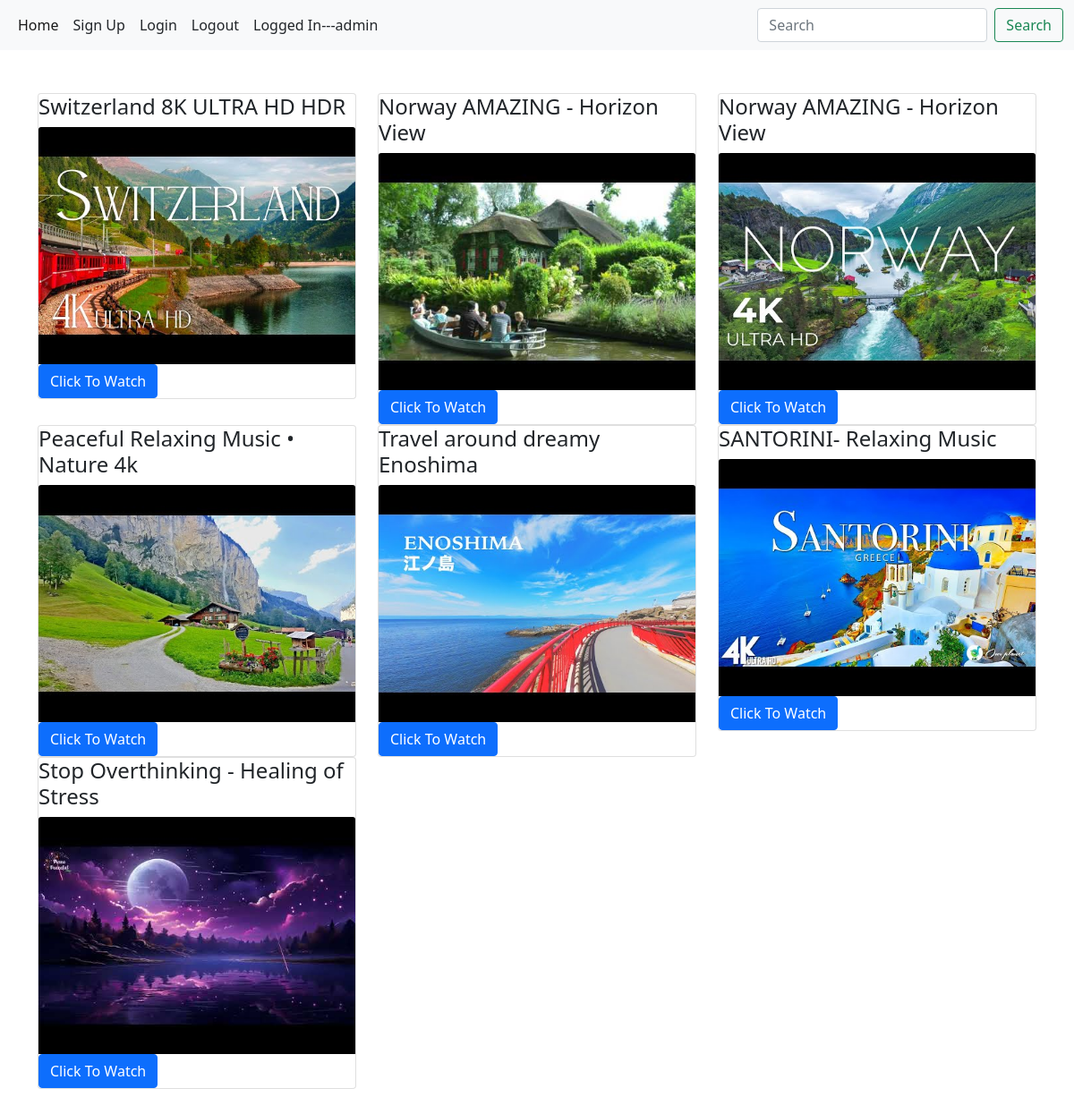
The app's page / (signed in) with its own data.
### streaming/models.py (models this page shows, shortened)
class Item(models.Model):
    name = models.CharField(max_length=100, blank=True,null=True)
    video = EmbedVideoField()
    thumbnail = models.ImageField(upload_to='thumbnail',blank=True,null=True)

### streaming/views.py (the view)
# urls.py: path('',views.home,name='home'),
@login_required
def home(request):
    data = Item.objects.all()
    context={
        'data':data,
    }
    return render(request,'video.html',context)

### templates/video.html
{% extends 'base.html' %}
{% load embed_video_tags %}
{% block content %}
<div class="py-5">
  <div class="container">
    <div class="row hidden-md-up">
      {% for i in data %}
      <div class="col-md-4">
        <div class="card">
          <div class="card-block">
            <h4 class="card-title">{{i.name}}</h4>
            <a href="{% url 'watch' i.id %}"><img src="/media/{{i.thumbnail}}" class="card-img-top" alt="..."></a>
            <a href="{% url 'watch' i.id %}" class="btn btn-primary">Click To Watch</a>
          </div>
        </div>
      </div>
      {% endfor %}
    </div>
  </div>
</div>
{% endblock %}

### templates/base.html (shortened to what this page needs)
<!doctype html>
<html lang="en">
  <head>
    <link href="https://cdn.jsdelivr.net/npm/bootstrap@5.0.2/dist/css/bootstrap.min.css" rel="stylesheet">
  </head>
  <body>
    <nav class="navbar navbar-expand-lg navbar-light bg-light">
      <div class="container-fluid">
        <div class="collapse navbar-collapse" id="navbarSupportedContent">
          <ul class="navbar-nav me-auto mb-2 mb-lg-0">
            <li class="nav-item">
              <a class="nav-link active" aria-current="page" href="{% url 'home' %}">Home</a>
            </li>
            <li class="nav-item">
              <a class="nav-link text-dark" href="{% url 'user_registration' %}">Sign Up</a>
            </li>
            <li class="nav-item">
              <a class="nav-link text-dark" href="{% url 'user_login' %}">Login</a>
            </li>
            <li class="nav-item">
              <a class="nav-link text-dark" href="{% url 'user_logout' %}">Logout</a>
            </li>
            <li class="nav-item">
              <a class="nav-link text-dark">Logged In---{{request.user.username}}</a>
            </li>
          </ul>
          <form class="d-flex" method="GET" action="{% url 'search' %}">
            <input class="form-control me-2" type="search" name="q" placeholder="Search" aria-label="Search">
            <button class="btn btn-outline-success" type="submit">Search</button>
          </form>
        </div>
      </div>
    </nav>
    {% block content %}
    {% endblock %}
  </body>
</html>

### records on screen
Item: name "Switzerland 8K ULTRA HD HDR", thumbnail (placeholder picture)
Item: name "Norway AMAZING - Horizon View", thumbnail (placeholder picture)
Item: name "Norway AMAZING - Horizon View", thumbnail (placeholder picture)
Item: name "Peaceful Relaxing Music • Nature 4k", thumbnail (placeholder picture)
Item: name "Travel around dreamy Enoshima", thumbnail (placeholder picture)
Item: name "SANTORINI- Relaxing Music", thumbnail (placeholder picture)
Item: name "Stop Overthinking - Healing of Stress", thumbnail (placeholder picture)

### other values on screen
{{ request.user.username }} "admin"
